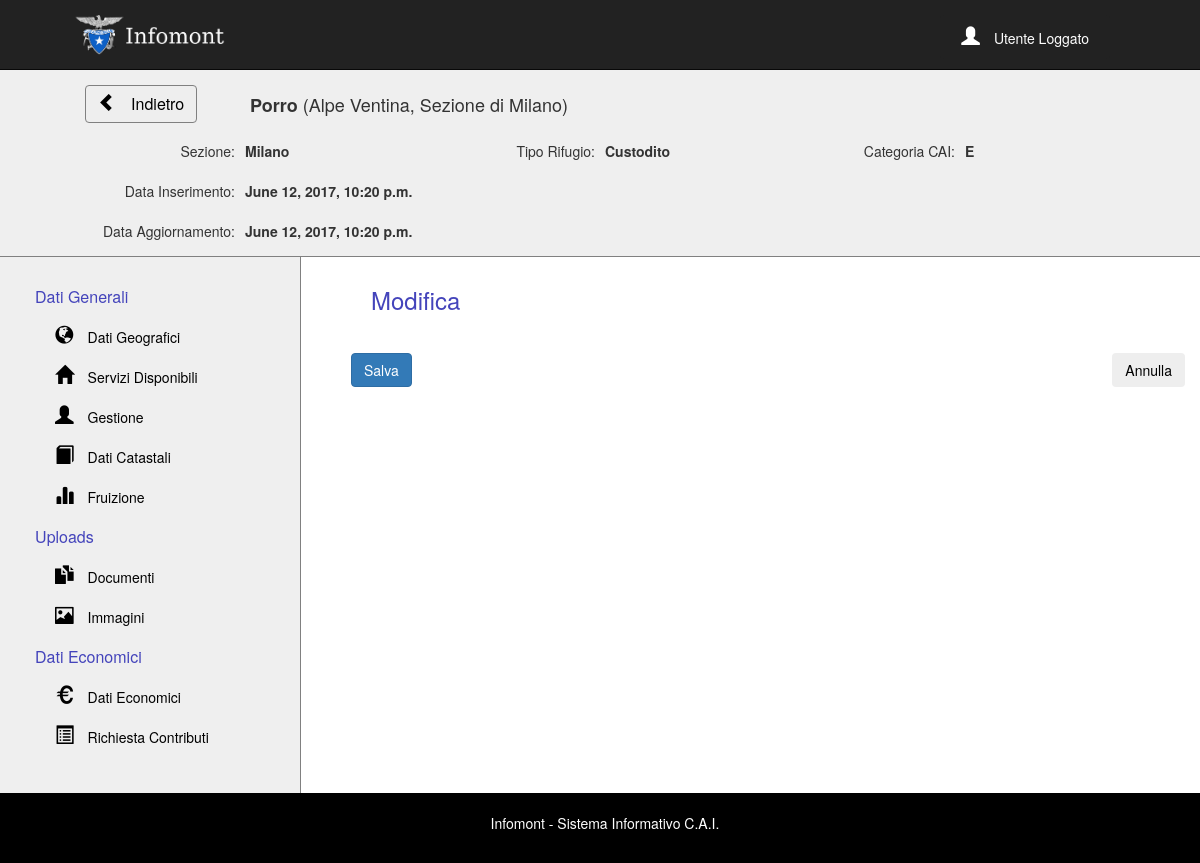
The page /rifugi/2/1/edit on the database its author committed.
### infomont_app/models.py (models this page shows, shortened)
class Rifugio(models.Model):
    EMPTY_CHARFIELD = "<Vuoto>"
    TIPO_RIFUGIO = (
        ('Custodito', 'Custodito'),
        ('Bivacco', 'Bivacco'),
        ('Stagionale', 'Stagionale'),
    )
    CAT_CAI = (
        ('E', 'Escursionistico'),
        ('A', 'Aplinistico'),
    )
    TIPO_REG = (
        ('E', 'Escursionistico'),
        ('A', 'Aplinistico'),
    )
    nome            = models.CharField("Nome", max_length=200, default=EMPTY_CHARFIELD)
    localita        = models.CharField("Località", max_length=800, default=EMPTY_CHARFIELD) # Doppio in Dati Geografici
    sezione         = models.CharField("Sezione", max_length=200, default=EMPTY_CHARFIELD)
    regione         = models.CharField("Regione", max_length=200, default=EMPTY_CHARFIELD)
    tipo_rifugio    = models.CharField("Tipo Rifugio", max_length=15, choices=TIPO_RIFUGIO, default="Bivacco")
    categoria_cai   = models.CharField("Categoria CAI", max_length=15, choices=CAT_CAI, default="E")
    data_inserimento    = models.DateTimeField(("Data Inserimento"))
    data_aggiornamento  = models.DateTimeField(("Data Aggiornamento"))
    comune      = models.CharField("Comune", max_length=200,                    default=EMPTY_CHARFIELD)
    provincia   = models.CharField("Provincia", max_length=200,                 default=EMPTY_CHARFIELD)
    competenza = models.CharField("Ente Sovracomunale di Competenza", max_length=200, default=EMPTY_CHARFIELD)
    gruppo      = models.CharField("Gruppo Montuoso", max_length=200,           default=EMPTY_CHARFIELD)
    valle       = models.CharField("Valle", max_length=200,                     default=EMPTY_CHARFIELD)
    quota       = models.IntegerField("Quota",                                  default="0")
    utm_wgs84   = models.DecimalField("UTM WGS84", max_digits=5, decimal_places=5, default="0")  # Cosa sei?
    latitudine = models.DecimalField("Latitudine", max_digits=9, decimal_places=6)
    longitudine = models.DecimalField("Longitudine", max_digits=9, decimal_places=6)
    zona_tutelata   = models.CharField("Zona Tutelata", max_length=200,         default=EMPTY_CHARFIELD)
    comprensorio    = models.CharField("Comprensorio Sciistico", max_length=200, default=EMPTY_CHARFIELD)
    commissione      = models.CharField("Commissione Regionale", max_length=200, default=EMPTY_CHARFIELD)
    sito            = models.CharField("Sito Web", max_length=200,              default=EMPTY_CHARFIELD)

class LayoutCampo(models.Model):
    nome = models.CharField("Nome Verboso", max_length=200)
    etichetta = models.CharField("Nome Colonna", max_length=200)
    in_alto = models.BooleanField("Presente nella barra riassuntiva", default=False)
    paragrafo = models.ForeignKey(Paragrafo, on_delete=models.CASCADE)

class Gruppo(models.Model):
    nome = models.CharField("Nome Gruppo", max_length=200)

class Pagina(models.Model):
    nome = models.CharField("Nome Pagina", max_length=200)
    glyph = models.CharField("Glifo Pagina", max_length=50)
    gruppo = models.ForeignKey(Gruppo, on_delete=models.CASCADE)

### infomont_app/views.py (the view, shortened to what this page needs)
# urls.py: url(r'^rifugi/(?P<pk>[0-9]+)/(?P<pagina>\w+)/edit$', views.RifugioFormView.as_view(), name='edit_dettagli_rifugio'),
class RifugioFormView(generic.UpdateView):
    model = Rifugio
    form = RifugioForm
    fields = '__all__'
    template_name = 'infomont_app/dati_rifugio_form.html'
    def __init__(self, *args, **kwargs):
        super(RifugioFormView, self).__init__(*args, **kwargs)
    def dispatch(self, request, *args, **kwargs):
        nomepagina = " ".join([a for a in re.findall('[A-Z][^A-Z]*', self.kwargs['pagina'] )])
        paragrafi = [ [campo.etichetta for campo in LayoutCampo.objects.filter(paragrafo__nome=paragrafo.nome)]
                       for paragrafo in Paragrafo.objects.filter(pagina__nome=nomepagina)]
        campi = sum(paragrafi, [])
        print(self.fields)
        self.fields = campi#nuovi_campi
        return super().dispatch(request, *args, **kwargs)
    def get_context_data(self, **kwargs):
        context = super(RifugioFormView, self).get_context_data(**kwargs)
        context['url_pagina'] = self.kwargs['pagina']
        context['nome_pagina'] = " ".join([a for a in re.findall('[A-Z][^A-Z]*', self.kwargs['pagina'])])
        context['title'] = "Edit '{}'".format(context['nome_pagina'], context['rifugio'])
        gruppi = [ {'nome': gruppo.nome, 'pagine': Pagina.objects.filter(gruppo__nome=gruppo.nome) } for gruppo in Gruppo.objects.all() if gruppo.nome != "Barra"]
        campi_barra = [ {
                            'nome': campo.nome,
                            'valore': Rifugio.objects.filter(nome = context['rifugio'].nome)[0].__dict__[campo.etichetta]
                        }
                        for campo in LayoutCampo.objects.filter(paragrafo__nome='Barra')]
        context['gruppi'] = gruppi
        context['campi_barra'] = campi_barra
        if self.request.method == 'POST':
            print('POST!')
            rifugio = Rifugio.objects.get(pk=self.kwargs['pk'])
            form = RifugioForm(self.request.POST, pagina=self.kwargs['pagina'], instance=rifugio)
            if form.is_valid():
                print('VALID!')
                form.save()
        else:
            rifugio = Rifugio.objects.get(pk=self.kwargs['pk'])
            form = RifugioForm(instance=rifugio, pagina=self.kwargs['pagina'])
        return context

### infomont_app/templates/infomont_app/dati_rifugio_form.html (shortened to what this page needs)
{% extends "infomont_app/base_template.html" %}
{% block content %}
<div style="border-bottom:1px solid gray;">
    <div class="container" style="width:90%;">
        <div class="col-md-2" style="padding: 10px;">
            <a href="/lista" class="btn btn-gray" style="border:1px solid gray; margin:0; font-size:12pt;"><span class="glyphicon glyphicon-chevron-left" aria-hidden="true"></span>   Indietro</a>
        </div>
        <div class="col-lg-10 col-md-10" style="padding: 10px 0;">
            <h4><b>{{ object.nome }}</b> ({{ object.localita }}, Sezione di {{ object.sezione }})</h4>
        </div>
        <div class="row">
        {% for field in campi_barra %}
           <div class="col-lg-2 col-md-2 col-sm-3 col-xs-3" style="padding:5px !important; margin:0; text-align:right;">
                <p>{{ field.nome }}:</p>
            </div>
            <div class="col-lg-2 col-md-2 col-sm-3 col-xs-3" style="padding:5px !important; margin:0;">
                <p><b>{{ field.valore }}</b> </p>
            </div>
        {% if forloop.counter == 4 %}
        </div>
        <div class="row">
        {% endif %}
        {% endfor %}
        </div>
    </div>
</div>
<div class="container" style="width:100%;margin:0;padding:0!important;">
  <div class="col-lg-3 col-md-3" style="padding-top:20px;">
        <div id="sidebar-wrapper">
            <ul class="sidebar-nav">
                {% for gruppo in gruppi %}
                    <li>
                       <p class="blue" style="font-size:12pt; margin:0 !important;">{{ gruppo.nome }}</p>
                    </li>
                    {% for pagina in gruppo.pagine %}
                    <li>
                        <a href="/rifugi/{{ rifugio.id }}/{{ pagina.nome|cut:' ' }}" style="padding-left:0px;">
                            <span class="glyphicon glyphicon-{{ pagina.glyph }}" aria-hidden="true"></span>
                            {{ pagina.nome }}
                        </a>
                    </li>
                    {% endfor %}
                {% endfor %}
            </ul>
        </div>
    </div>
    <div class="col-lg-9 col-md-9" style="min-height:67vh; margin:0; background:white; border-left:1px solid gray; padding-left:50px;">
        <h3 class="blue">Modifica</h3>
        <form method="post" style="margin-bottom:30px;">
            <input class="btn btn-primary" type="submit" value="Salva" />
            <a href="../{{ url_pagina }}" class="btn btn-gray pull-right">Annulla</a>
        </form>
    </div>
</div>
{% endblock %}

### infomont_app/static/infomont_app/css/style.css (style rules this page uses)
@media (min-width:767px) { .col-lg-1:nth-child(12n+1), .col-lg-2:nth-child(6n+1), .col-lg-3:nth-child(4n+1), .col-lg-4:nth-child(3n+1), .col-lg-6:nth-child(2n+1), .col-md-1:nth-child(12n+1), .col-md-2:nth-child(6n+1), .col-md-3:nth-child(4n+1), .col-md-4:nth-child(3n+1), .col-md-6:nth-child(2n+1) { clear: none; } }
@media (min-width:767px) { .col-sm-1:nth-child(12n+1), .col-sm-2:nth-child(6n+1), .col-sm-3:nth-child(4n+1), .col-sm-4:nth-child(3n+1), .col-sm-6:nth-child(2n+1) { clear: left; } }
@media (min-width:992px) { .col-lg-1:nth-child(12n+1), .col-lg-2:nth-child(6n+1), .col-lg-3:nth-child(4n+1), .col-lg-4:nth-child(3n+1), .col-lg-6:nth-child(2n+1), .col-sm-1:nth-child(12n+1), .col-sm-2:nth-child(6n+1), .col-sm-3:nth-child(4n+1), .col-sm-4:nth-child(3n+1), .col-sm-6:nth-child(2n+1) { clear: none; } }
@media (min-width:992px) { .col-md-1:nth-child(12n+1), .col-md-2:nth-child(6n+1), .col-md-3:nth-child(4n+1), .col-md-4:nth-child(3n+1), .col-md-6:nth-child(2n+1) { clear: left; } }
@media (min-width:1200px) { .col-md-1:nth-child(12n+1), .col-md-2:nth-child(6n+1), .col-md-3:nth-child(4n+1), .col-md-4:nth-child(3n+1), .col-md-6:nth-child(2n+1), .col-sm-1:nth-child(12n+1), .col-sm-2:nth-child(6n+1), .col-sm-3:nth-child(4n+1), .col-sm-4:nth-child(3n+1), .col-sm-6:nth-child(2n+1) { clear: none; } }
@media (min-width:1200px) { .col-lg-1:nth-child(12n+1), .col-lg-2:nth-child(6n+1), .col-lg-3:nth-child(4n+1), .col-lg-4:nth-child(3n+1), .col-lg-6:nth-child(2n+1) { clear: left; } }

### infomont_app/templates/infomont_app/base_template.html (style rules this page uses)
.btn-gray { color: black; background-color: #eee; outline-style: none; -moz-outline-style:none; }

### infomont_app/templates/infomont_app/dati_rifugio_form.html (style rules this page uses)
.sidebar-nav { width: 250px; margin: 0; padding: 0; list-style: none; }
.sidebar-nav li { text-indent: 20px; line-height: 40px; }
.sidebar-nav li a { display: block; text-decoration: none; color: black; }
.blue { color: #44b; }
h3 { padding: 10px 20px; }
.glyphicon { margin-right: 10px; font-size:14pt; }

### rows shown on the page
Rifugio: nome "Porro", localita "Alpe Ventina", sezione "Milano"
LayoutCampo: nome "Sezione"
LayoutCampo: nome "Tipo Rifugio"
LayoutCampo: nome "Categoria CAI"
LayoutCampo: nome "Data Inserimento"
LayoutCampo: nome "Data Aggiornamento"
Gruppo: nome "Dati Generali"
Pagina: nome "Dati Geografici"
Pagina: nome "Servizi Disponibili"
Pagina: nome "Gestione"
Pagina: nome "Dati Catastali"
Pagina: nome "Fruizione"
Gruppo: nome "Uploads"
Pagina: nome "Documenti"
Pagina: nome "Immagini"
Gruppo: nome "Dati Economici"
Pagina: nome "Dati Economici"
Pagina: nome "Richiesta Contributi"

### other values the page prints
{{ field.valore }} "Milano" "Custodito" "E" "June 12, 2017, 10:20 p.m." "June 12, 2017, 10:20 p.m."
